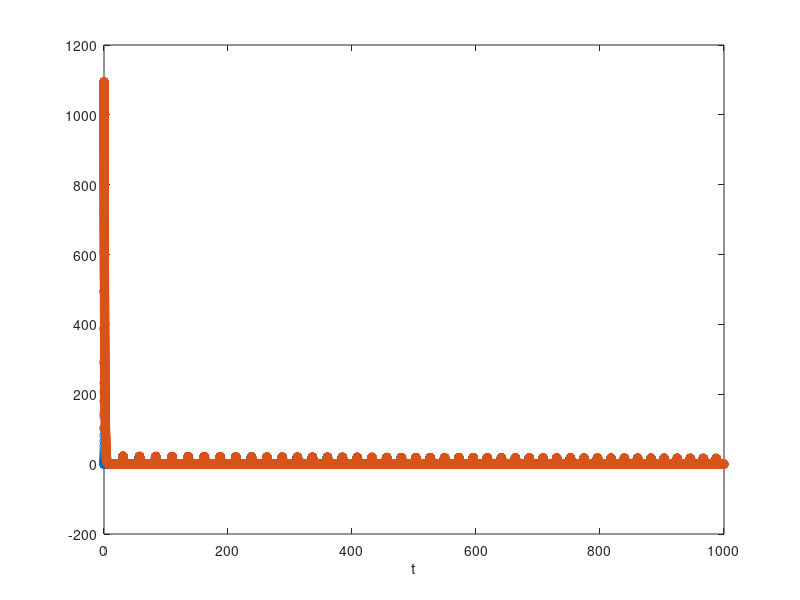

The MATLAB source for this figure:

function part1
clear x;

% time span in weeks
tspan = [0 1000];

% starting values
G = 1000;
R = 100;

%F = @(t,x) [(-1 * (2 * log(2)) / N) * x(2) * x(1); ((2 * log(2)) / N) * x(2) * x(1) - (log(2)) * x(2); (log(2)) * x(2)];

% integrate with the ode solver
[t, x] = ode45(@(t, x) odef(t, x), tspan, [G R]);

% plot the results
plot(t, x,'-o')
xlabel('t'); 

function funcs = odef(t, x)

% constants
k_0 = 1;
k_r = 1;
k_rd = 1;

% Define the function on the right side of the ode
% NOTE: x(1) - G x(2) - R
funcs = zeros(2, 1);
funcs(1) = k_0 * x(1) - k_r * x(1) * x(2);
funcs(2) = k_r * x(1) * x(2) - k_rd * x(2);

